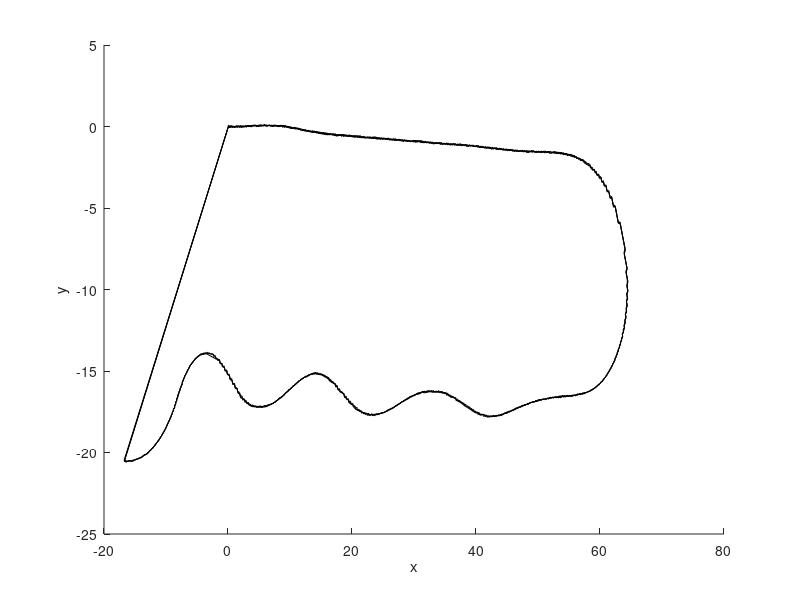
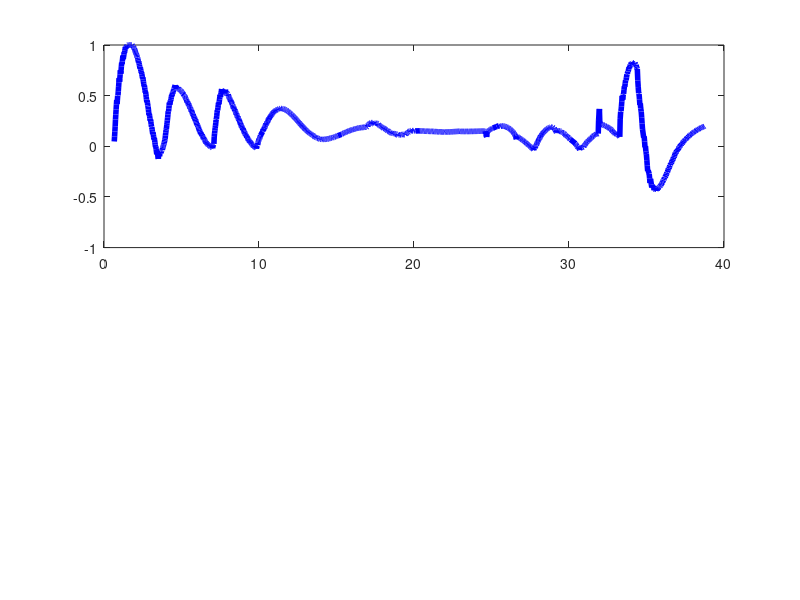

Here is the MATLAB script that generated these plots, in order: (Note: this script raises an error after producing the figures.)
%% log 0622 (use this)

data_input = load('log_input.txt');
data_state = load('log_state.txt');
data_mpc = load('log_mpc.txt');


figure(1)

hold on
plot(data_state(:,2),data_state(:,3),'k-')
% comet(data_state(:,2),data_state(:,3))

theta = data_state(:,4);
xaxis = [cos(theta) sin(theta)];
dd = 50;
% quiver(data_state(1:dd:end,2),data_state(1:dd:end,3),xaxis(1:dd:end,1),xaxis(1:dd:end,2))
xlabel('x')
ylabel('y')

figure(2)
subplot(2,1,1)
gg = plot(data_input(:,1),data_input(:,2),'b-','LineWidth',4);
gg.Color(4) = 0.2;
hold on
title('accel history')
subplot(2,1,2)
gg = plot(data_input(:,1),data_input(:,3),'c-','LineWidth',4);
gg.Color(4) = 0.2;
hold on
title('steering history')
%% mpc RHP 
figure(3)
Ndata = size(data_mpc,1)/5;

for n = 1:Ndata
    ts = data_mpc((n-1)*5+1,2:end);
    xs = data_mpc((n-1)*5+2,2:end);
    ys = data_mpc((n-1)*5+3,2:end);
    as = data_mpc((n-1)*5+4,2:end);
    dels = data_mpc((n-1)*5+5,2:end);
    amax = ones(1,length(ts))*1;
    amin = -ones(1,length(ts))*3;
    delmax = ones(1,length(ts))*30;
    delmin = -ones(1,length(ts))*30;

    subplot(4,2,1)
    plot(ts,xs)
    title('x[m]')

    subplot(4,2,3)
    plot(ts,ys)
    title('y[m]')

    subplot(4,2,5)
    plot(ts,as,ts,amax,'r--',ts,amin,'r--')
    title('a[m/s^2]')
    
    subplot(4,2,7)
    plot(ts,dels*180/pi,ts,delmax,'r--',ts,delmin,'r--')
    title('angle[degree]')
    
    subplot(4,2,[2 4 6 8])
    plot(xs,ys,'r-',data_state(:,2),data_state(:,3),'k-')
    axis equal
    title(strcat('id = ',num2str(n)))
    pause(1e-2)    
end


%% future offset mpc vs current 
figure(4)
Ndata = size(data_mpc,1)/5;
futureStride = 10;
tMPC = [];
xMPC = [];
yMPC = [];
for n = 1:Ndata
    t = data_mpc((n-1)*5+1,2+futureStride);
    x = data_mpc((n-1)*5+2,2+futureStride);
    y = data_mpc((n-1)*5+3,2+futureStride);    
    tMPC = [tMPC t];
    xMPC = [xMPC x];
    yMPC = [yMPC y];
end
subplot(2,1,1)
hold on
plot(tMPC,xMPC,'r-')
plot(data_state(:,1),data_state(:,2),'k-')
subplot(2,1,2)
hold on 
plot(tMPC,yMPC,'r-')
plot(data_state(:,1),data_state(:,3),'k-')



%% log corridor information 
horizon_global = 5;
accel_lim = [-3.0 1.0];
angluar_lim = [-0.52 0.52];

data_corridor = load('log_corridor.txt');
data_mpc = load('log_mpc.txt');
data_input = load('log_input.txt');
data_state = load('log_state.txt');

cur_line = 1;
fig_corridor = 1;
fig_state = 2;

figure(fig_state)
hold on
plot(data_state(:,2),data_state(:,3),'k-')
theta = data_state(:,4);
xaxis = [cos(theta) sin(theta)];
dd = 50;
quiver(data_state(1:dd:end,2),data_state(1:dd:end,3),xaxis(1:dd:end,1),xaxis(1:dd:end,2))
xlabel('x')
ylabel('y')

figure(fig_corridor)
subplot(4,1,3)
gg = plot(data_input(:,1),data_input(:,2),'b-','LineWidth',4);
gg.Color(4) = 0.2;
hold on
subplot(4,1,4)
gg = plot(data_input(:,1),data_input(:,3),'c-','LineWidth',4);
gg.Color(4) = 0.2;
hold on

while cur_line <= size(data_corridor,1)
    figure(fig_corridor)
    subplot(4,1,3)
    gg = plot(data_input(:,1),data_input(:,2),'b-','LineWidth',4);
    gg.Color(4) = 0.2;
    hold on
    subplot(4,1,4)
    gg = plot(data_input(:,1),data_input(:,3),'c-','LineWidth',4);
    gg.Color(4) = 0.2;
    hold on

    % Corridor 
    corr_start = cur_line; 
    cur_idx = find(data_corridor(:,1) == data_corridor(corr_start,1));
    corr_end = cur_idx(end);
    
    cur_time = data_corridor(corr_start,1);
    t1 = cur_time;
    tmax = cur_time+horizon_global;
    
    figure(fig_corridor)
    
    for idx = corr_start : corr_end
       t2 = min(t1 + data_corridor(idx,3),tmax);
       subplot(4,1,1)
       hold on
       plot([t1 min(t2,tmax)],[data_corridor(idx,4) data_corridor(idx,4)],'k-');
       plot([t1 min(t2,tmax)],[data_corridor(idx,5) data_corridor(idx,5)],'k-');
    
       subplot(4,1,2)
       hold on
       plot([t1 min(t2,tmax)],[data_corridor(idx,6) data_corridor(idx,6)],'k-');
       plot([t1 min(t2,tmax)],[data_corridor(idx,7) data_corridor(idx,7)],'k-');
       
       t1 = t2; 
    end
        
    % Corridor 
    figure(fig_corridor)
    cur_idx = find(abs(data_mpc(:,1) - cur_time)<0.001);
    mpc_start = cur_idx(1);
    
    subplot(4,1,1)
    title('x')

    plot(data_mpc(mpc_start,2:end),data_mpc(mpc_start+1,2:end),'r')
    hold off
    subplot(4,1,2)
    title('y')

    plot(data_mpc(mpc_start,2:end),data_mpc(mpc_start+2,2:end),'g')
    hold off
    
    cur_line = corr_end + 10;
    
    subplot(4,1,3)
    hold on
    yline(accel_lim(1),'r--')
    yline(accel_lim(2),'r--')
    title('accel decel')
    plot(data_mpc(mpc_start,2:end),data_mpc(mpc_start+3,2:end),'b','LineWidth',5)
    plot(data_mpc(mpc_start,2),data_mpc(mpc_start+3,2),'ko')

    
    
    
    
    subplot(4,1,4)
    hold on
    yline((angluar_lim(1)),'r--')
    yline(angluar_lim(2),'r--')
    title('angular')   
    plot(data_mpc(mpc_start,2:end),data_mpc(mpc_start+4,2:end),'c','LineWidth',5)
    plot(data_mpc(mpc_start,2),data_mpc(mpc_start+4,2),'ko')
    
    figure(fig_state)
    hold on
    plot(data_state(:,2),data_state(:,3),'k-')
    theta = data_state(:,4);
    xaxis = [cos(theta) sin(theta)];
    dd = 20;
    quiver(data_state(1:dd:end,2),data_state(1:dd:end,3),xaxis(1:dd:end,1),xaxis(1:dd:end,2),'r')
    xlabel('x')
    ylabel('y')
    
    [~,cur_idx] = min(abs(data_state(:,1) - cur_time));
    xCur = data_state(cur_idx,2);
    yCur = data_state(cur_idx,3);
    plot(xCur,yCur,'ko','MarkerSize',10);
    
    
    pause(1e-1)

    if cur_line  < size(data_corridor,1)
        figure(fig_corridor)

        clf
    end
end



%% 

bag = rosbag('../worlds/keti_dataset1.bag');
bSel = select(bag,'Topic','/current_speed');
msgStructs = readMessages(bSel,'DataFormat','struct');
speed = [];
for i = 1:length(msgStructs)
   speed = [speed msgStructs{i}];
end



%% Prediction 

data_observation= load('predictor_saved/observation_35.txt');
figure(1)
subplot(4,2,1)
plot(data_observation(:,1),'r-');
title('x')
subplot(4,2,3)
plot(data_observation(:,2),'g-');
title('y')
subplot(4,2,5)
plot(data_observation(:,7),'k-');
title('dimX')
subplot(4,2,7)
plot(data_observation(:,8),'k-');
title('dimY')

subplot(4,2,2)
plot(data_observation(:,3),'r-');
title('qx')
subplot(4,2,4)
plot(data_observation(:,4),'g-');
title('qy')
subplot(4,2,6)
plot(data_observation(:,5),'b-');
title('qz')
subplot(4,2,8)
plot(data_observation(:,6),'k-');
title('qw')
sgtitle('id = 35')



%% logger for pitch angle 


bag = rosbag('imu_pitch_log_nice_but_nominal_too_fast.bag');
bSel = select(bag,'Topic','/atypical_planning_test/imu_pitcing');
msgStructs = readMessages(bSel,'DataFormat','struct');

pitchSet = [];
for n = 1:length(msgStructs)
    pitchSet = [pitchSet msgStructs{n}.Data] ;
end

plot(pitchSet*180/pi)

%% pose callback 
bag = rosbag('/home/jbs/2020-11-16-00-52-12.bag');
bSel = select(bag,'Topic','/atypical_planning_test/cur_pose');

bSel2 = select(bag,'Topic','/current_pose');


msgStructs = readMessages(bSel,'DataFormat','struct');
msgStructs2 = readMessages(bSel2,'DataFormat','struct');

% Ours
xs = [];
ys = [];
zs = [];
ts = [];
% KETI 
xs_keti = [];
ys_keti = [];
zs_keti = [];
ts_keti = [];

for n = 1:length(msgStructs)
    position = msgStructs{n}.Pose.Position;
    xs = [xs position.X];
    ys = [ys position.Y];
    zs = [zs position.Z];   
    ts= [ts double(msgStructs{n}.Header.Stamp.Sec) + double(msgStructs{n}.Header.Stamp.Nsec)*1e-9 ];
end


for n = 1:length(msgStructs2)
    position = msgStructs2{n}.Pose.Position;
    xs_keti = [xs_keti position.X];
    ys_keti = [ys_keti position.Y];
    zs_keti = [zs_keti position.Z];   
end


figure(2)
subplot(2,1,1)
hold on
% plot(ts,xs)
% plot(ts,ys)
% plot(ts,zs)
ts  = ts - ts(1);
markerSize = 2;
    plot(ts,xs,'o','MarkerSize',markerSize);
    plot(ts,ys,'o','MarkerSize',markerSize);
    plot(ts,zs,'o','MarkerSize',markerSize);
set(gca,'XLim',[0 20])

% subplot(2,1,2)
% hold on
%     plot(xs_keti(1:4:end)-xs_keti(1),'o','MarkerSize',markerSize);
%     plot(ys_keti(1:4:end)-ys_keti(1),'o','MarkerSize',markerSize);
%     plot(zs_keti(1:4:end)-zs_keti(1),'o','MarkerSize',markerSize);
% set(gca,'XLim',[0 500])
% set(gca,'XLim',[0 500])

%% tf callback 
bag = rosbag('/home/jbs/2020-11-15-17-11-00.bag');
bSel = select(bag,'Topic','/tf');
msgStructs = readMessages(bSel,'DataFormat','struct');

ts = [];
xs = [];
ys = [];
zs = [];

for n = 1:length(msgStructs)
   tf = msgStructs{n}.Transforms;
   header = msgStructs{n}.Transforms.Header;
   if strcmp(tf.ChildFrameId,'/base_link')
      xs = [xs tf.Transform.Translation.X];
      ys = [ys tf.Transform.Translation.Y];
      zs = [zs tf.Transform.Translation.Z];
      
      t = double(header.Stamp.Sec) + double(header.Stamp.Nsec)*1e-9 ;
      ts = [ts t];
   
   end
    
end

figure(6)
hold on
ts  = ts - ts(1);
markerSize = 2;
plot(ts,xs,'o','MarkerSize',markerSize);
% plot(ts,ys,'o','MarkerSize',markerSize);
% plot(ts,zs,'o','MarkerSize',markerSize);
